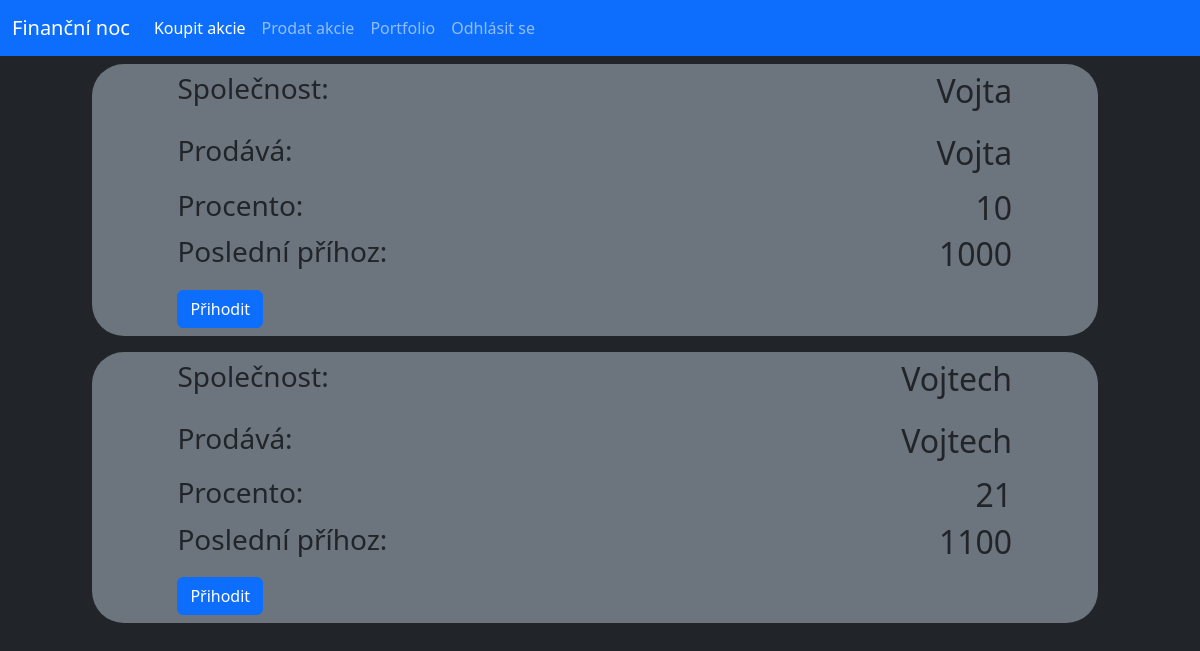
/buy (signed in), run on the app's committed database.
### database.py (models this page shows, shortened)
class Stock(db.Model):
    _id = db.Column("id", db.Integer, primary_key=True)
    owner = db.Column(db.String(40))
    name = db.Column(db.String(40))
    percentage = db.Column(db.Integer)
    isSelling = db.Column(db.Boolean)

class StockSell(db.Model):
    _id = db.Column("id", db.Integer, primary_key=True)
    old_owner = db.Column(db.String(40))
    new_owner = db.Column(db.String(40))
    cost = db.Column(db.Integer)
    stockID = db.Column(db.Integer)
    sell_end = db.Column(db.DateTime)

### router.py (the view)
@app.route("/buy")
def buy():
    stockSells = StockSell.query.all()
    stock_sells = []
    for s in stockSells:
        stock = Stock.query.filter_by(_id=s.stockID).first()
        stock_sells.append((stock.name, s.old_owner, stock.percentage, s.cost, s._id))
    if "user" in session:
        return render_template("buy.html", stock_sells=stock_sells, logged=True)
    else:
        return redirect(url_for("login"))

### Templates/buy.html
{% extends "main.html" %}
{% block content%}
    {% for stock_sell in stock_sells%}
        <div class="row py-2">
            <div class="col-offset-1 col-11">
                <div class="conteiner offset-1 bg-secondary rounded-5">
                    <div class="row py-2">
                        <div class="col-4 offset-1"><h3>Společnost:</h3></div>
                        <div class="col-6"><h2 class="text-end">{{stock_sell[0]}}</h2></div>
                    </div>
                    <div class="row py-2">
                        <div class="col-4 offset-1"><h3>Prodává:</h3></div>
                        <div class="col-6"><h2 class="text-end">{{stock_sell[1]}}</h2></div>
                    </div>
                    <div class="row">
                        <div class="col-4 offset-1"><h3>Procento:</h3></div>
                        <div class="col-6"><h2 class="text-end">{{stock_sell[2]}}</h2></div>
                    </div>
                    <div class="row">
                        <div class="col-4 offset-1"><h3>Poslední příhoz:</h3></div>
                        <div class="col-6"><h2 class="text-end">{{stock_sell[3]}}</h2></div>
                    </div>
                    <div class="row py-2">
                        <div class="col-4 offset-1">
                            <button type="submit" class="btn btn-primary" onclick="location.href = '/buy/{{stock_sell[4]}}';">Přihodit</button>
                        </div>
                    </div>
                </div>
            </div>
        </div>
        {% endfor %}
{% endblock %}

### data on the page
Stock: name "Vojta"
StockSell: old_owner "Vojta", cost "1000"
Stock: name "Vojtech"
StockSell: old_owner "Vojtech", cost "1100"

### other printed values
{{ stock_sell[2] }} "10" "21"
